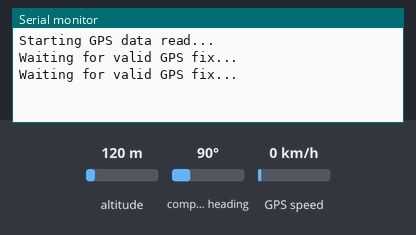
Bench run of a sketch on a simulated ESP32. Parts: the last lines printed to the serial monitor. Inputs (shaded band) come from the test bench; at power-on: altitude 120 m, GPS speed 0 km/h, compass heading 90°. The GPS gets a fix after 3 s at 37.7749, -122.4194 with 8 satellites.

Above: at 1.2 s.
1.3 s: altitude set to 20 m
At 3.9 s:
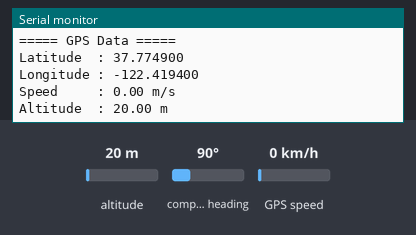
4.5 s: GPS speed set to 2 km/h
At 5.7 s:
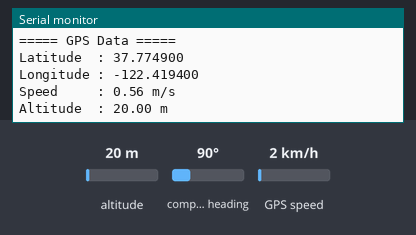
6.0 s: altitude set to 250 m
At 6.9 s:
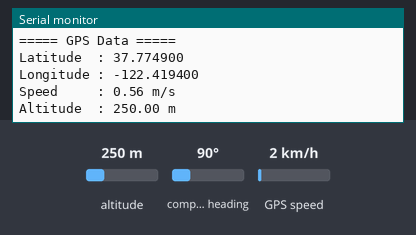

Measured:
- after the input at 1.3 s, the serial monitor: prints a new line after 1.8 s (image 1)
- after the input at 4.5 s, the serial monitor: prints a new line after 0.59 s (image 2)
- after the input at 6.0 s, the serial monitor: prints a new line after 0.11 s (image 3)

The sketch:

gps.ino
```cpp
#include <TinyGPSPlus.h>

#define GPS_RX_PIN 16
#define GPS_TX_PIN 17
#define GPS_BAUD   9600

TinyGPSPlus gps;
HardwareSerial GPSSerial(1);  // Use UART1 on ESP32

void setup() {
  Serial.begin(115200);
  GPSSerial.begin(GPS_BAUD, SERIAL_8N1, GPS_RX_PIN, GPS_TX_PIN);
  Serial.println("Starting GPS data read...");
}

void loop() {
  // Read and decode incoming GPS data
  while (GPSSerial.available() > 0) {
    char c = GPSSerial.read();
    gps.encode(c);
  }

  if (gps.location.isValid()) {
    Serial.println("===== GPS Data =====");
    Serial.print("Latitude  : ");
    Serial.println(gps.location.lat(), 6);

    Serial.print("Longitude : ");
    Serial.println(gps.location.lng(), 6);

    Serial.print("Speed     : ");
    Serial.print(gps.speed.mps(), 2);
    Serial.println(" m/s");

    if (gps.altitude.isValid()) {
      Serial.print("Altitude  : ");
      Serial.print(gps.altitude.meters(), 2);
      Serial.println(" m");
    } else {
      Serial.println("Altitude  : Not Available");
    }

    Serial.println();
  } else {
    Serial.println("Waiting for valid GPS fix...");
  }

  delay(1000);  // Delay for readability
}
```
